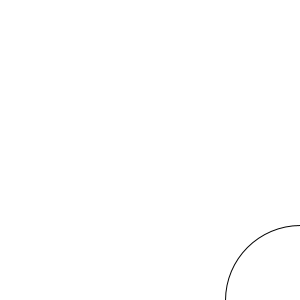
Frame 1 (no input)
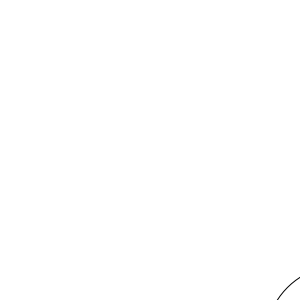
Frame 60 (the mouse pressed at the canvas centre just before this capture)
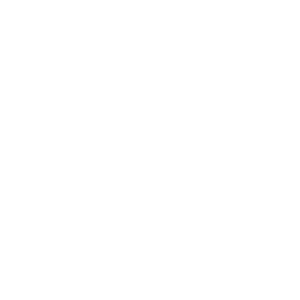
Frame 120 (the mouse held since frame 60 and released just before this capture)

The Processing sketch that drew these frames (run headless with seeded random() and noise(); from frame 60 on, the mouse is pressed at the canvas centre):

// Processing sketch: rightcorner
// ── rightcorner.pde
//variable
int x;


void setup()  {
  size (300, 300);
  x = 300;
} //---end of setup---

void draw()  {
  background(255);
  ellipse(x, x, 150, 150);
  x = x + 5;  
  if (x > 400) {
    x = 150;
  }
}
